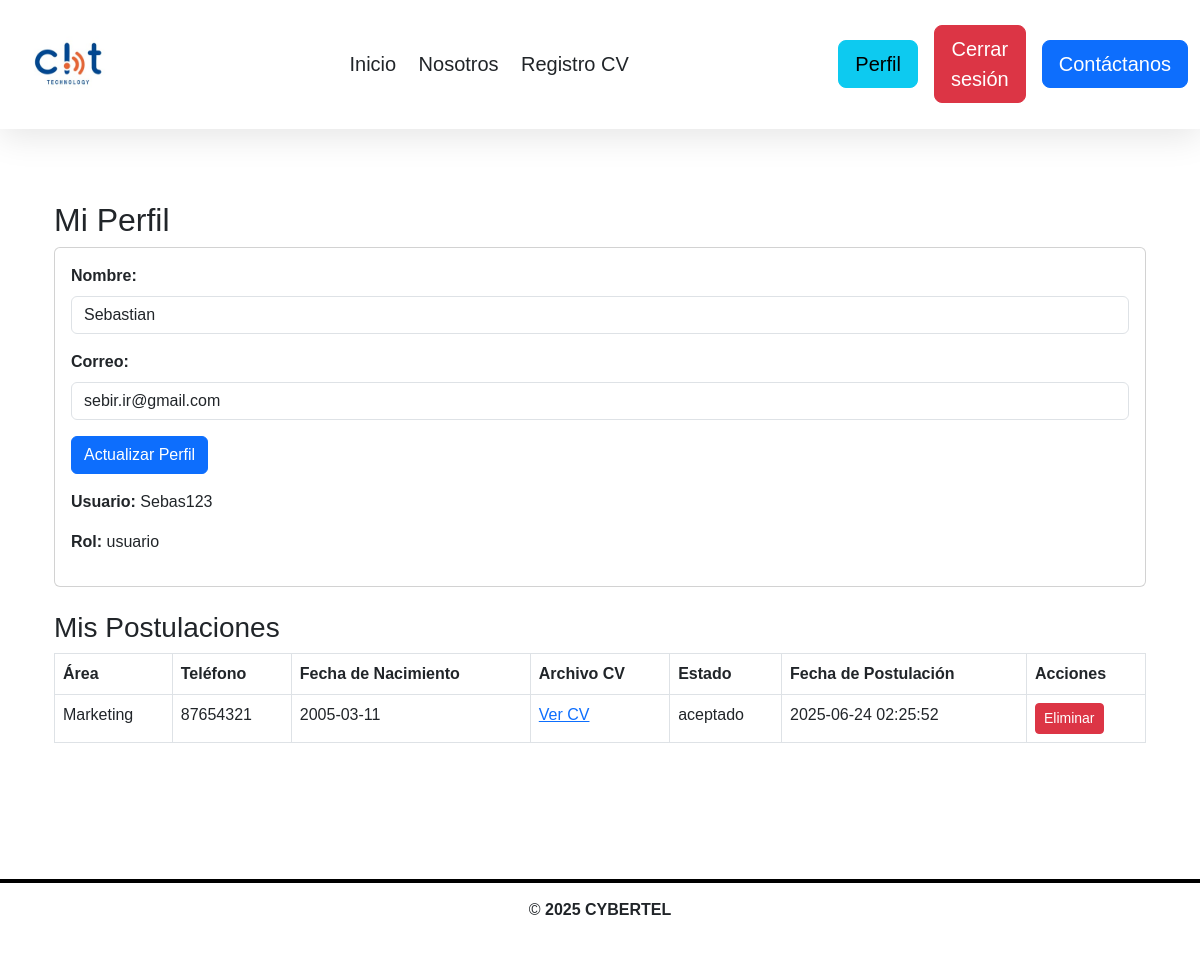
The app's page /index.php?route=perfil (signed in) with its own data.
### tables this page shows
CREATE TABLE `usuarios` (
  `id` int(11) NOT NULL,
  `nombre` varchar(100) NOT NULL,
  `usuario` varchar(50) NOT NULL,
  `correo` varchar(100) NOT NULL,
  `password` varchar(255) NOT NULL,
  `rol` varchar(20) DEFAULT 'usuario'
);

CREATE TABLE `postulaciones` (
  `id` int(11) NOT NULL,
  `usuario_id` int(11) NOT NULL,
  `area` varchar(100) NOT NULL,
  `telefono` varchar(20) NOT NULL,
  `fecha_nacimiento` date NOT NULL,
  `archivo_cv` varchar(255) DEFAULT NULL,
  `estado` varchar(20) DEFAULT 'pendiente',
  `fecha_postulacion` timestamp NOT NULL DEFAULT current_timestamp()
);

### controller/UsuarioController.php (called while the page is built, shortened)
<?php
require_once __DIR__ . '/../service/UsuarioService.php';
class UsuarioController
{
    private $service;
    public function __construct()
    {
        $this->service = new UsuarioService();
    }
    public function perfil()
    {
        $usuario = $this->service->obtenerPorId($_SESSION['usuario_id']);
        $postulaciones = $this->service->listarPostulaciones($_SESSION['usuario_id']);
        include __DIR__ . '/../public/perfil.php';
    }
}

### config/database.php (called while the page is built)
<?php
class Database
{
    public static function getConnection()
    {
        $host = 'localhost';
        $user = 'root';
        $pass = '';
        $db   = 'cybertel';
        $dsn = "mysql:host=$host;dbname=$db;charset=utf8mb4";
        try {
            $pdo = new PDO($dsn, $user, $pass, [
                PDO::ATTR_ERRMODE => PDO::ERRMODE_EXCEPTION,
                PDO::ATTR_DEFAULT_FETCH_MODE => PDO::FETCH_ASSOC,
            ]);
            return $pdo;
        } catch (PDOException $e) {
            die('Error de conexión: ' . $e->getMessage());
        }
    }
}

### service/UsuarioService.php (called while the page is built, shortened)
<?php
require_once __DIR__ . '/../repository/UsuarioRepository.php';
class UsuarioService
{
    private $repo;
    public function __construct()
    {
        $this->repo = new UsuarioRepository();
    }
    public function obtenerPorId($id)
    {
        return $this->repo->findById($id);
    }
    public function listarPostulaciones($usuario_id)
    {
        require_once __DIR__ . '/../repository/PostulacionRepository.php';
        $repo = new PostulacionRepository();
        return $repo->findByUsuarioId($usuario_id);
    }
}

### repository/UsuarioRepository.php (called while the page is built, shortened)
<?php
require_once __DIR__ . '/../config/database.php';
class UsuarioRepository {
    private $pdo;
    public function __construct()
    {
        $this->pdo = Database::getConnection();
    }
    public function findById($id) {
        $stmt = $this->pdo->prepare("SELECT * FROM usuarios WHERE id = ?");
        $stmt->execute([$id]);
        return $stmt->fetch(PDO::FETCH_ASSOC);
    }
}

### repository/PostulacionRepository.php (called while the page is built, shortened)
<?php
require_once __DIR__ . '/../config/database.php';
class PostulacionRepository
{
    private $pdo;
    public function __construct()
    {
        $this->pdo = Database::getConnection();
    }
    public function findByUsuarioId($usuario_id)
    {
        $stmt = $this->pdo->prepare("SELECT * FROM postulaciones WHERE usuario_id = ?");
        $stmt->execute([$usuario_id]);
        return $stmt->fetchAll(PDO::FETCH_ASSOC);
    }
}

### public/perfil.php (the view, shortened to what this page needs)
<?php include __DIR__ . '/../includes/header.php'; ?>
<div class="container mt-5">
    <h2>Mi Perfil</h2>
    <div class="card mb-4">
        <div class="card-body">
            <form method="POST" action="/trabajo/index.php?route=actualizar">
                <div class="mb-3">
                    <label class="form-label"><strong>Nombre:</strong></label>
                    <input type="text" name="nombre" class="form-control" value="<?= htmlspecialchars($usuario['nombre']) ?>" required>
                </div>
                <div class="mb-3">
                    <label class="form-label"><strong>Correo:</strong></label>
                    <input type="email" name="correo" class="form-control" value="<?= htmlspecialchars($usuario['correo'] ?? '') ?>" required>
                </div>
                <button type="submit" class="btn btn-primary">Actualizar Perfil</button>
            </form>
            <p class="mt-3"><strong>Usuario:</strong> <?= htmlspecialchars($usuario['usuario']) ?></p>
            <p><strong>Rol:</strong> <?= htmlspecialchars($usuario['rol'] ?? 'usuario') ?></p>
        </div>
    </div>
    <?php if ($usuario['rol'] !== 'rrhh'): ?>
    <h3>Mis Postulaciones</h3>
    <?php if(!empty($postulaciones)): ?>
        <div class="table-responsive">
            <table class="table table-bordered">
                <thead>
                    <tr>
                        <th>Área</th>
                        <th>Teléfono</th>
                        <th>Fecha de Nacimiento</th>
                        <th>Archivo CV</th>
                        <th>Estado</th>
                        <th>Fecha de Postulación</th>
                        <th>Acciones</th>
                    </tr>
                </thead>
                <tbody>
                    <?php foreach ($postulaciones as $p): ?>
                        <tr>
                            <td><?= htmlspecialchars($p['area']) ?></td>
                            <td><?= htmlspecialchars($p['telefono']) ?></td>
                            <td><?= htmlspecialchars($p['fecha_nacimiento']) ?></td>
                            <td>
                                <?php if (!empty($p['archivo_cv'])): ?>
                                    <a href="/trabajo/<?= htmlspecialchars($p['archivo_cv']) ?>" target="_blank">Ver CV</a>
                                <?php else: ?>
                                    No adjunto
                                <?php endif; ?>
                            </td>
                            <td><?= htmlspecialchars($p['estado']) ?></td>
                            <td><?= htmlspecialchars($p['fecha_postulacion'] ?? $p['creado_en'] ?? '') ?></td>
                            <td>
                                <form method="POST" action="/trabajo/index.php?route=eliminar_postulacion" onsubmit="return confirm('¿Seguro que deseas eliminar esta postulación?');">
                                    <button type="submit" class="btn btn-danger btn-sm">Eliminar</button>
                                </form>
                            </td>
                        </tr>
                    <?php endforeach; ?>
                </tbody>
            </table>
        </div>
    <?php else: ?>
        <p>No tienes postulaciones registradas.</p>
    <?php endif; ?>
    <?php endif; ?>
</div>
<?php include __DIR__ . '/../includes/footer.php'; ?>

### css/style.css (style rules this page uses)
body { background: white; min-height: 100vh; font-family: Arial, Helvetica, sans-serif; }

### records on screen
usuarios: nombre "Sebastian", correo "sebir.ir@gmail.com", usuario "Sebas123", rol "usuario"
postulaciones: area "Marketing", telefono "87654321", fecha_nacimiento "2005-03-11", estado "aceptado", fecha_postulacion "2025-06-24 02:25:52"
